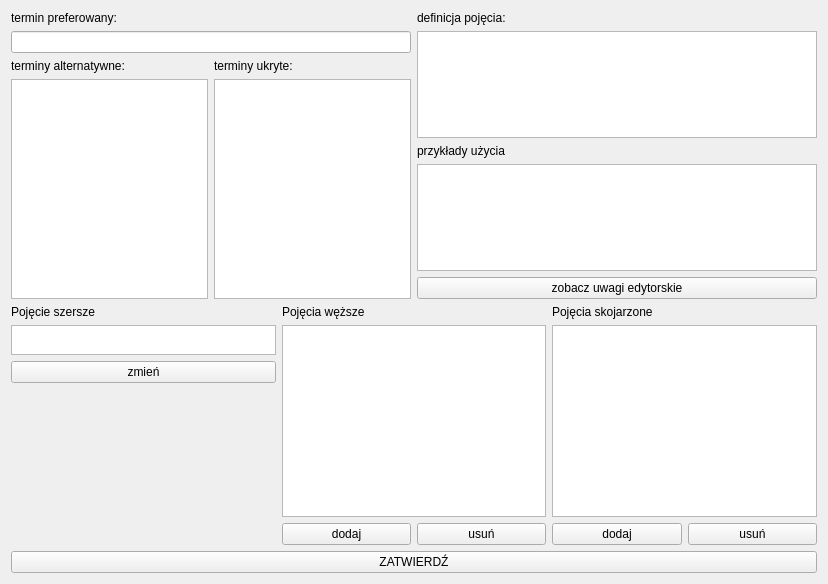
<?xml version="1.0" encoding="UTF-8"?>
<ui version="4.0">
 <class>edytor</class>
 <widget class="QWidget" name="edytor">
  <property name="geometry">
   <rect>
    <x>0</x>
    <y>0</y>
    <width>828</width>
    <height>584</height>
   </rect>
  </property>
  <property name="sizePolicy">
   <sizepolicy hsizetype="Expanding" vsizetype="Preferred">
    <horstretch>0</horstretch>
    <verstretch>0</verstretch>
   </sizepolicy>
  </property>
  <property name="minimumSize">
   <size>
    <width>600</width>
    <height>400</height>
   </size>
  </property>
  <property name="windowTitle">
   <string>Edytor pojęć</string>
  </property>
  <layout class="QGridLayout" name="gridLayout_3">
   <item row="0" column="0">
    <layout class="QVBoxLayout" name="Layout" stretch="1,0">
     <item>
      <layout class="QHBoxLayout" name="pojecieLayout" stretch="1,1">
       <item>
        <layout class="QVBoxLayout" name="terminyLayout">
         <item>
          <widget class="QLabel" name="label">
           <property name="text">
            <string>termin preferowany:</string>
           </property>
          </widget>
         </item>
         <item>
          <widget class="QLineEdit" name="preferowanyQline"/>
         </item>
         <item>
          <layout class="QGridLayout" name="gridLayout">
           <item row="1" column="1">
            <widget class="QListWidget" name="ukryteQlista">
             <property name="enabled">
              <bool>true</bool>
             </property>
             <property name="editTriggers">
              <set>QAbstractItemView::DoubleClicked|QAbstractItemView::EditKeyPressed</set>
             </property>
             <property name="viewMode">
              <enum>QListView::ListMode</enum>
             </property>
             <property name="selectionRectVisible">
              <bool>false</bool>
             </property>
             <property name="currentRow">
              <number>-1</number>
             </property>
             <property name="sortingEnabled">
              <bool>false</bool>
             </property>
            </widget>
           </item>
           <item row="1" column="0">
            <widget class="QListWidget" name="alternatywneQlista">
             <property name="enabled">
              <bool>true</bool>
             </property>
             <property name="editTriggers">
              <set>QAbstractItemView::DoubleClicked|QAbstractItemView::EditKeyPressed</set>
             </property>
             <property name="viewMode">
              <enum>QListView::ListMode</enum>
             </property>
             <property name="selectionRectVisible">
              <bool>false</bool>
             </property>
             <property name="currentRow">
              <number>-1</number>
             </property>
             <property name="sortingEnabled">
              <bool>false</bool>
             </property>
            </widget>
           </item>
           <item row="0" column="1">
            <widget class="QLabel" name="label_3">
             <property name="text">
              <string>terminy ukryte:</string>
             </property>
            </widget>
           </item>
           <item row="0" column="0">
            <widget class="QLabel" name="label_2">
             <property name="text">
              <string>terminy alternatywne:</string>
             </property>
            </widget>
           </item>
          </layout>
         </item>
        </layout>
       </item>
       <item>
        <layout class="QVBoxLayout" name="pojeciaLayout">
         <item>
          <widget class="QLabel" name="label_7">
           <property name="text">
            <string>definicja pojęcia:</string>
           </property>
          </widget>
         </item>
         <item>
          <widget class="QTextEdit" name="definicjaText"/>
         </item>
         <item>
          <layout class="QVBoxLayout" name="verticalLayout_2">
           <item>
            <widget class="QLabel" name="label_8">
             <property name="text">
              <string>przykłady użycia</string>
             </property>
            </widget>
           </item>
           <item>
            <widget class="QTextEdit" name="przykladyText"/>
           </item>
           <item>
            <widget class="QPushButton" name="zob_uwagiButton">
             <property name="text">
              <string>zobacz uwagi edytorskie</string>
             </property>
            </widget>
           </item>
          </layout>
         </item>
        </layout>
       </item>
      </layout>
     </item>
     <item>
      <layout class="QHBoxLayout" name="relacjeLayout">
       <item>
        <layout class="QVBoxLayout" name="szerszeLayout">
         <item>
          <widget class="QLabel" name="label_4">
           <property name="text">
            <string>Pojęcie szersze</string>
           </property>
          </widget>
         </item>
         <item>
          <widget class="QListWidget" name="szerszeQlista">
           <property name="maximumSize">
            <size>
             <width>16777215</width>
             <height>30</height>
            </size>
           </property>
          </widget>
         </item>
         <item>
          <widget class="QPushButton" name="zmienButton">
           <property name="text">
            <string>zmień</string>
           </property>
          </widget>
         </item>
         <item>
          <spacer name="verticalSpacer">
           <property name="orientation">
            <enum>Qt::Vertical</enum>
           </property>
           <property name="sizeHint" stdset="0">
            <size>
             <width>20</width>
             <height>40</height>
            </size>
           </property>
          </spacer>
         </item>
        </layout>
       </item>
       <item>
        <layout class="QVBoxLayout" name="wezszeLayout">
         <item>
          <widget class="QLabel" name="label_5">
           <property name="text">
            <string>Pojęcia węższe</string>
           </property>
          </widget>
         </item>
         <item>
          <widget class="QListWidget" name="wezszeQlista">
           <property name="sortingEnabled">
            <bool>true</bool>
           </property>
          </widget>
         </item>
         <item>
          <layout class="QHBoxLayout" name="horizontalLayout_3">
           <item>
            <widget class="QPushButton" name="dodaj_wezszeButton">
             <property name="text">
              <string>dodaj</string>
             </property>
            </widget>
           </item>
           <item>
            <widget class="QPushButton" name="usun_wezszeButton">
             <property name="text">
              <string>usuń</string>
             </property>
            </widget>
           </item>
          </layout>
         </item>
        </layout>
       </item>
       <item>
        <layout class="QVBoxLayout" name="skojarzoneLayout">
         <item>
          <widget class="QLabel" name="label_6">
           <property name="text">
            <string>Pojęcia skojarzone</string>
           </property>
          </widget>
         </item>
         <item>
          <widget class="QListWidget" name="skojarzoneQlista">
           <property name="sortingEnabled">
            <bool>true</bool>
           </property>
          </widget>
         </item>
         <item>
          <layout class="QHBoxLayout" name="horizontalLayout">
           <item>
            <widget class="QPushButton" name="dodaj_skojarzoneButton">
             <property name="text">
              <string>dodaj</string>
             </property>
            </widget>
           </item>
           <item>
            <widget class="QPushButton" name="usun_skojarzoneButton">
             <property name="text">
              <string>usuń</string>
             </property>
            </widget>
           </item>
          </layout>
         </item>
        </layout>
       </item>
      </layout>
     </item>
    </layout>
   </item>
   <item row="1" column="0">
    <widget class="QPushButton" name="zatwierdzButton">
     <property name="text">
      <string>ZATWIERDŹ</string>
     </property>
    </widget>
   </item>
  </layout>
 </widget>
 <layoutdefault spacing="6" margin="11"/>
 <resources/>
 <connections/>
</ui>
